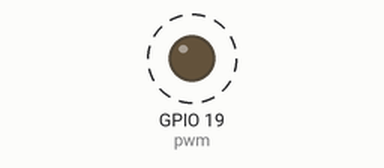
Recording of a program running on a simulated Raspberry Pi (BCM pin numbers). Parts: output pins drawn as LEDs (lit = HIGH). Dashed ring = blinking.

Above: at 0.05 s.
Timing chart, 0 to 3.0 s (numbered marks = the images above):
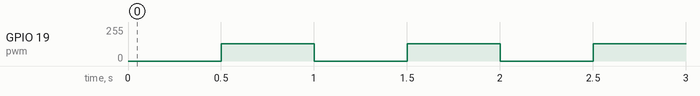

Measured:
- by itself, GPIO 19 (pwm): alternates 128/255 for 0.50 s and 0/255 for 0.50 s

The program:

r_led_pwm.py
```python
#硬件：RaspiberryPi 4B
#连接方式：BCM19 (board:pin35) ---  连接小灯
#         GND OV (board:pin25) ---  连接小灯另一端
#内容: 运行程序，小灯闪烁


import RPi.GPIO as GPIO
from time import sleep

GPIO.setmode(GPIO.BCM)
GPIO.setup(19,GPIO.OUT)
pwm = GPIO.PWM(19,50)

while True:
    pwm.start(0)
    sleep(0.5)
    pwm.start(50)
    sleep(0.5)
    pwm.start(100)

GPIO.cleanup()
```
